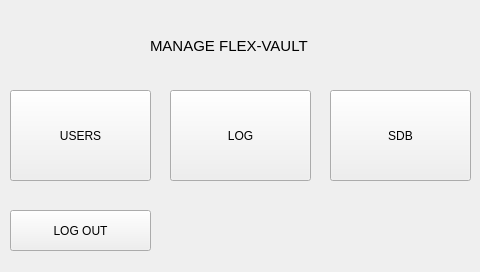
<?xml version="1.0" encoding="UTF-8"?>
<ui version="4.0">
 <class>AdminMainMenu</class>
 <widget class="QWidget" name="AdminMainMenu">
  <property name="geometry">
   <rect>
    <x>0</x>
    <y>0</y>
    <width>480</width>
    <height>272</height>
   </rect>
  </property>
  <property name="windowTitle">
   <string>Form</string>
  </property>
  <widget class="QPushButton" name="usersButton">
   <property name="geometry">
    <rect>
     <x>10</x>
     <y>90</y>
     <width>141</width>
     <height>91</height>
    </rect>
   </property>
   <property name="text">
    <string>USERS</string>
   </property>
  </widget>
  <widget class="QPushButton" name="sdbButton">
   <property name="geometry">
    <rect>
     <x>330</x>
     <y>90</y>
     <width>141</width>
     <height>91</height>
    </rect>
   </property>
   <property name="text">
    <string>SDB</string>
   </property>
  </widget>
  <widget class="QPushButton" name="logButton">
   <property name="geometry">
    <rect>
     <x>170</x>
     <y>90</y>
     <width>141</width>
     <height>91</height>
    </rect>
   </property>
   <property name="text">
    <string>LOG</string>
   </property>
  </widget>
  <widget class="QPushButton" name="logOutButton">
   <property name="geometry">
    <rect>
     <x>10</x>
     <y>210</y>
     <width>141</width>
     <height>41</height>
    </rect>
   </property>
   <property name="text">
    <string>LOG OUT</string>
   </property>
  </widget>
  <widget class="QLabel" name="manageFVLabel">
   <property name="geometry">
    <rect>
     <x>150</x>
     <y>30</y>
     <width>191</width>
     <height>31</height>
    </rect>
   </property>
   <property name="font">
    <font>
     <pointsize>11</pointsize>
    </font>
   </property>
   <property name="text">
    <string>MANAGE FLEX-VAULT</string>
   </property>
  </widget>
 </widget>
 <resources/>
 <connections/>
</ui>
